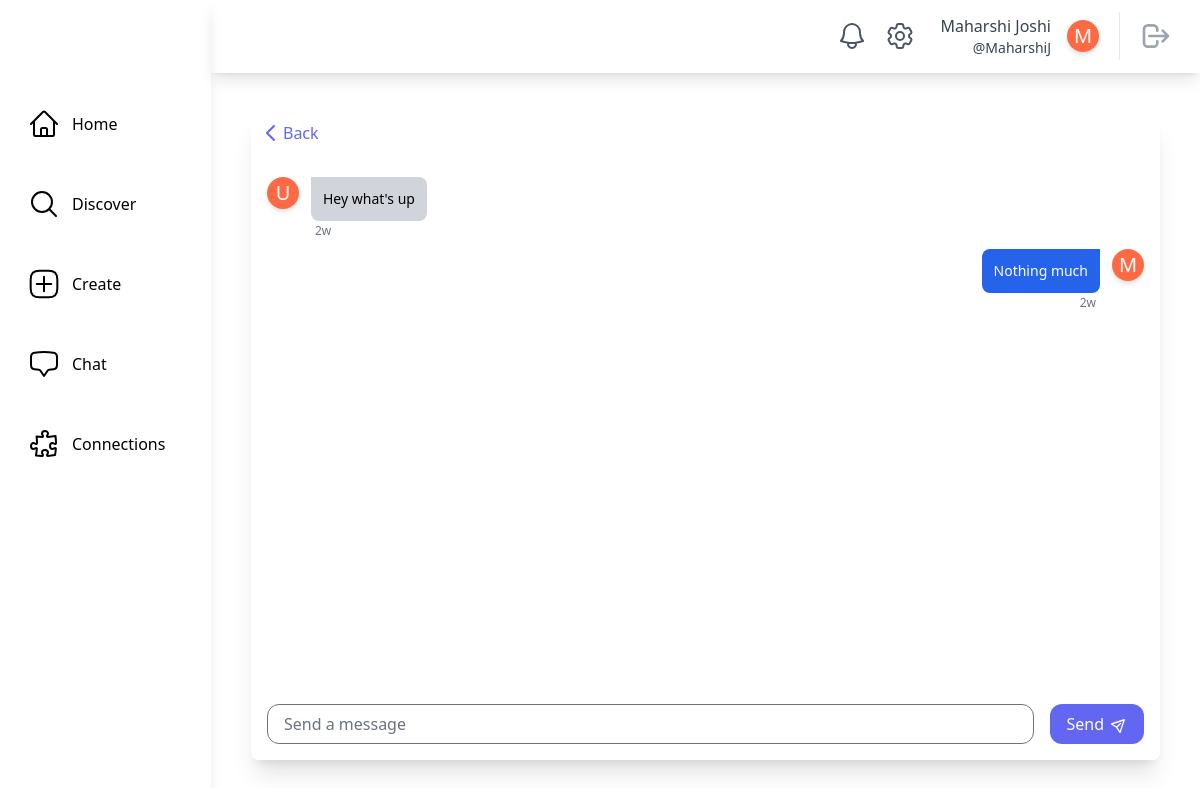
The app's page /chat/1 (signed in) with its own data.
### main/models.py (models this page shows, shortened)
class SocialUser(AbstractUser):
    class Pronouns(models.IntegerChoices):
        SHE = 1, _("She/Her")
        HE = 2, _("He/Him")
        THEY = 3, _("They/Them")
        OTHER = 4, _("Other/Prefer Not To Say")
    username = models.CharField(max_length=30, unique=True)
    email = models.EmailField(unique=True, default="@nyu.edu")
    full_name = models.CharField(max_length=50, default="")
    pronouns = models.IntegerField(default=Pronouns.OTHER, choices=Pronouns.choices)
    date_of_birth = models.DateField(null=True, validators=[validate_age])
    major = models.CharField(max_length=100, default="undeclared")
    tags = models.ManyToManyField(InterestTag, related_name="tags")
    profile_picture = models.ImageField(
        upload_to="profile_pics/", null=True, blank=True
    )
    timestamp = models.DateTimeField("timestamp", default=timezone.now)  # joined

### chat/models.py (models this page shows)
class Message(models.Model):
    chat_room = models.ForeignKey(ChatRoom, on_delete=models.CASCADE)
    sender = models.ForeignKey(SocialUser, on_delete=models.CASCADE)
    content = models.TextField()
    created = models.DateTimeField(auto_now_add=True)
    @classmethod
    def get_messages(cls, chat_room):
        return cls.objects.filter(chat_room=chat_room).order_by("created")

### chat/views.py (the view, shortened to what this page needs)
# urls.py: path("<int:pk>", views.ChatRoomView.as_view(), name="chat_room"),
@method_decorator(login_required, name="dispatch")
class ChatRoomView(LoginRequiredMixin, generic.DetailView):
    model = ChatRoom
    template_name = "chat/chat_room.html"
    def get_context_data(self, **kwargs):
        context = super().get_context_data(**kwargs)
        context["messages"] = Message.get_messages(self.object)
        return context
    def dispatch(self, request, *args, **kwargs):
        chat_room = get_object_or_404(ChatRoom, pk=kwargs["pk"])
        if not chat_room.members.filter(username=self.request.user.username).exists():
            return self.handle_no_permission()
        return super().dispatch(request, *args, **kwargs)

### main/models.py (called while the page is built)
    @classmethod
    def count_unread_notifications(cls, user):
        return (
            cls.objects.filter(models.Q(recipient_user=user, is_read=False))
            .all()
            .order_by("-timestamp")
            .count()
        )

### main/templatetags/main_customfilters.py (called while the page is built)
@register.filter
def format_time_difference(timestamp):
    now = timezone.now()
    time_difference = now - timestamp
    days = time_difference.days
    seconds = time_difference.seconds
    years, remainder = divmod(days, 365)
    months, days = divmod(remainder, 30)
    weeks, days = divmod(days, 7)
    hours, remainder = divmod(seconds, 3600)
    minutes, _ = divmod(remainder, 60)
    if years > 0:
        return f"{years}y"
    elif months > 0:
        return f"{months}mo"
    elif weeks > 0:
        return f"{weeks}w"
    elif days > 0:
        return f"{days}d"
    elif hours > 0:
        return f"{hours}h"
    elif minutes > 0:
        return f"{minutes}m"
    else:
        return "Just now"

### theme/templatetags/theme_customfilters.py (called while the page is built)
@register.filter
def count_unread_notifications(user):
    return Notification.count_unread_notifications(user)

### chat/templates/chat/chat_room.html (shortened to what this page needs)
{% extends "base.html" %}
{% block content %}
    <div class="m-10 flex flex-col flex-grow w-7/8 bg-white shadow-xl rounded-lg overflow-hidden">
        <a href="{% url 'chat:chat_room_list' %}"
           class="flex flex-row text-indigo-500 hover:text-indigo-700 m-2">
            <svg class="w-6 h-6"
                 fill="none"
                 stroke="currentColor"
                 viewBox="0 0 24 24"
                 xmlns="http://www.w3.org/2000/svg">
                <path stroke-linecap="round" stroke-linejoin="round" stroke-width="2" d="M15 19l-7-7 7-7"></path>
            </svg>
            <span>Back</span>
        </a>
        <div class="flex flex-col flex-grow h-0 p-4 overflow-auto"
             id="chat-container">
            {% for message in messages %}
                {% include "chat/member_message.html" with message=message %}
                {% include "chat/user_message.html" with message=message %}
            {% endfor %}
        </div>
        <form method="post">
            <div class="bg-white p-4 flex flex-row items-center">
                <input type="text"
                       name="message"
                       placeholder="Send a message"
                       class="flex w-full border rounded-xl focus:outline-none focus:border-indigo-300 pl-4 h-10" />
                <button type="submit"
                        class="flex items-center justify-center bg-indigo-500 hover:bg-indigo-600 rounded-xl text-white px-4 h-10 py-1 ml-4">
                    <span>Send</span>
                    <span class="ml-2">
                        <svg class="w-4 h-4 transform rotate-45 -mt-px"
                             fill="none"
                             stroke="currentColor"
                             viewBox="0 0 24 24"
                             xmlns="http://www.w3.org/2000/svg">
                            <path stroke-linecap="round" stroke-linejoin="round" stroke-width="2" d="M12 19l9 2-9-18-9 18 9-2zm0 0v-8"></path>
                        </svg>
                    </span>
                </button>
            </div>
        </form>
    </div>
{% endblock content %}

### theme/templates/base.html (shortened to what this page needs)
{% load static tailwind_tags %}
{% load theme_customfilters %}
<!DOCTYPE html>
<html lang="en">
    <head>
        {% tailwind_css %}
    </head>
    <body class="flex bg-white min-h-screen">
        {% if user.is_authenticated %}
            <div class="h-screen w-full bg-white relative flex overflow-hidden">
                <aside class="h-full shadow-lg w-64 flex flex-col space-y-10 items-start relative bg-white text-black">
                    <div class="h-16 flex items-center w-full">
                    </div>
                    <a href="{% url 'main:home' %}"
                       class="flex items-center ml-6 p-1 rounded hover:bg-gray-100 focus:bg-gray-100 transition duration-200 transform hover:scale-110">
                        <span class="ml-3">Home</span>
                    </a>
                    <a href="{% url 'main:discover' %}"
                       class="flex items-center ml-6 p-1 rounded hover:bg-gray-100 focus:bg-gray-100 transition duration-200 transform hover:scale-110">
                        <svg xmlns="http://www.w3.org/2000/svg"
                             fill="none"
                             viewBox="0 0 24 24"
                             stroke-width="1.5"
                             stroke="currentColor"
                             class="w-8 h-8">
                            <path stroke-linecap="round" stroke-linejoin="round" d="M21 21l-5.197-5.197m0 0A7.5 7.5 0 105.196 5.196a7.5 7.5 0 0010.607 10.607z" />
                        </svg>
                        <span class="ml-3">Discover</span>
                    </a>
                    <a href="{% url 'posts:create_post' %}"
                       class="flex items-center ml-6 p-1 rounded hover:bg-gray-100 focus:bg-gray-100 transition duration-200 transform hover:scale-110">
                        <span class="ml-3">Create</span>
                    </a>
                    <a href="{% url 'chat:chat_room_list' %}"
                       class="flex items-center ml-6 p-1 rounded hover:bg-gray-100 focus:bg-gray-100 transition duration-200 transform hover:scale-110">
                        <span class="ml-3">Chat</span>
                    </a>
                    <a href="{% url 'main:connections' user.username %}"
                       class="flex items-center ml-6 p-1 rounded hover:bg-gray-100 focus:bg-gray-100 transition duration-200 transform hover:scale-110">
                        <span class="ml-3">Connections</span>
                    </a>
                </aside>
                <div class="w-full h-full flex flex-col justify-between">
                    <header class="h-20 w-full flex items-center relative justify-end px-5 shadow-lg">
                        <a href="{% url 'main:notifications' user.username %}"
                           class="relative p-2 text-gray-600 hover:bg-gray-100 hover:text-gray-600 focus:bg-gray-100 focus:text-gray-600 rounded-full">
                           <span class="absolute top-1 left-6 text-xs bg-red-500 text-white font-medium px-1 shadow-lg rounded-full border-2 border-white">
                           </span>
                        </a>
                            <a href="{% url 'main:settings' user.username %}"
                            class="relative p-2 text-gray-600 hover:bg-gray-100 hover:text-gray-600 focus:bg-gray-100 focus:text-gray-600 rounded-full">
                        </a>
                        <a href="{% url 'main:profile_page' user.username %}"
                           class="rounded hover:bg-gray-100 hover:text-gray-600 focus:bg-gray-100 focus:text-gray-600 px-2 ml-2">
                            <div class="flex flex-shrink-0 items-center space-x-4 text-gray-700">
                                <div class="flex flex-col items-end ">
                                    <div class="text-md font-medium ">{{ user.full_name|capfirst }}</div>
                                    <div class="text-sm font-regular">@{{ user.username }}</div>
                                </div>
                                <div class="rounded-full h-8 w-8 bg-[#ff6a45] flex items-center justify-center shadow-md border-white transition duration-200 transform hover:scale-110">
                                    {% if user.profile_picture %}
                                        {% comment %} Profile Picture with same shape {% endcomment %}
                                    {% else %}
                                            <span class="text-white text-xl">{{ user.full_name|first|capfirst }}</span>
                                    {% endif %}
                                </div>
                            </div>
                        </a>
                        <div class="border-l pl-3 ml-3 space-x-1">
                            <button class="relative p-2 text-gray-400 hover:bg-gray-100 hover:text-gray-600 focus:bg-gray-100 focus:text-gray-600 rounded-full">
                                <a href="{% url 'main:logout' %}">
                                    <svg aria-hidden="true"
                                         fill="none"
                                         viewBox="0 0 24 24"
                                         stroke="currentColor"
                                         class="h-8 w-8">
                                        <path stroke-linecap="round" stroke-linejoin="round" stroke-width="2" d="M17 16l4-4m0 0l-4-4m4 4H7m6 4v1a3 3 0 01-3 3H6a3 3 0 01-3-3V7a3 3 0 013-3h4a3 3 0 013 3v1" />
                                    </svg>
                                </a>
                            </button>
                        </div>
                    </header>
                    <main class="max-w-full h-full flex flex-col relative overflow-auto">
                        {% block content %}
                        {% endblock content %}
                    </main>
                </div>
            </div>
        {% endif %}
    </body>
</html>

### chat/templates/chat/member_message.html
{% load main_customfilters %}
{% if message.sender != user %}
    <div class="flex w-full mt-2 space-x-3 max-w-xs">
        <a href="{% url 'main:profile_page' message.sender.username %}"
           class="flex items-start justify-start hover:bg-gray-100 rounded hover:text-gray-600 focus:bg-gray-100 focus:text-gray-600">
            <div class="rounded-full h-8 w-8 bg-[#ff6a45] flex items-center justify-center shadow-md border-white transition duration-200 transform hover:scale-110">
                {% if message.sender.profile_picture %}
                {% else %}
                    <span class="text-white text-xl">{{ message.sender.full_name|first|capfirst }}</span>
                {% endif %}
            </div>
        </a>
        <div>
            <div class="bg-gray-300 p-3 rounded-r-lg rounded-bl-lg">
                <p class="text-sm">{{ message.content }}</p>
            </div>
            <div class="text-xs text-gray-500 leading-none m-1">{{ message.created|format_time_difference }}</div>
        </div>
    </div>
{% endif %}

### chat/templates/chat/user_message.html
{% load main_customfilters %}
{% if message.sender == user %}
    <div class="flex w-full mt-2 space-x-3 max-w-xs ml-auto justify-end">
        <div>
            <div class="bg-blue-600 text-white p-3 rounded-l-lg rounded-br-lg">
                <p class="text-sm">{{ message.content }}</p>
            </div>
            <div class="self-end text-right text-xs text-gray-500 leading-none m-1">{{ message.created|format_time_difference }}</div>
        </div>
        <a href="{% url 'main:profile_page' message.sender.username %}"
           class="flex items-start justify-start hover:bg-gray-100 rounded hover:text-gray-600 focus:bg-gray-100 focus:text-gray-600">
            <div class="rounded-full h-8 w-8 bg-[#ff6a45] flex items-center justify-center shadow-md border-white transition duration-200 transform hover:scale-110">
                {% if message.sender.profile_picture %}
                {% else %}
                    <span class="text-white text-xl">{{ message.sender.full_name|first|capfirst }}</span>
                {% endif %}
            </div>
        </a>
    </div>
{% endif %}

### records on screen
SocialUser: full_name "Maharshi Joshi", username "MaharshiJ", full_name|first "M"
Message: sender.full_name|first "U", content "Hey what's up", created "2w"
Message: content "Nothing much", created "2w", sender.full_name|first "M"
